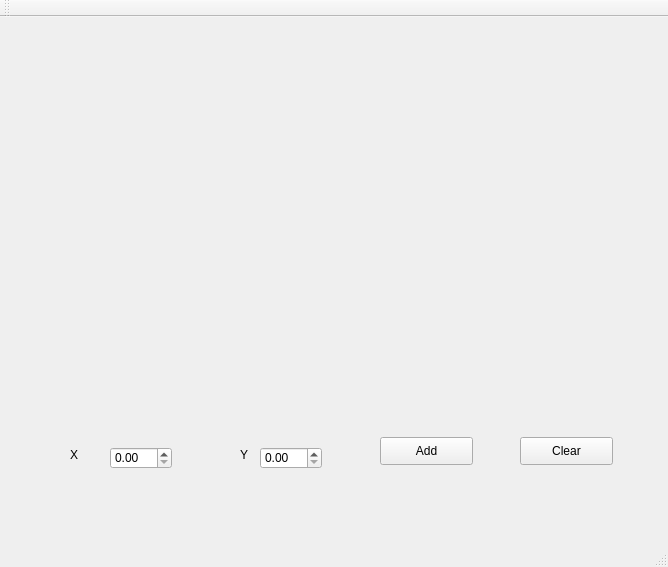
<?xml version="1.0" encoding="UTF-8"?>
<ui version="4.0">
 <class>MainWindow</class>
 <widget class="QMainWindow" name="MainWindow">
  <property name="geometry">
   <rect>
    <x>0</x>
    <y>0</y>
    <width>668</width>
    <height>567</height>
   </rect>
  </property>
  <property name="windowTitle">
   <string>MainWindow</string>
  </property>
  <widget class="QWidget" name="centralWidget">
   <widget class="QCustomPlot" name="plot" native="true">
    <property name="geometry">
     <rect>
      <x>40</x>
      <y>40</y>
      <width>591</width>
      <height>281</height>
     </rect>
    </property>
   </widget>
   <widget class="QLabel" name="label">
    <property name="geometry">
     <rect>
      <x>70</x>
      <y>430</y>
      <width>55</width>
      <height>16</height>
     </rect>
    </property>
    <property name="text">
     <string>X</string>
    </property>
   </widget>
   <widget class="QLabel" name="label_2">
    <property name="geometry">
     <rect>
      <x>240</x>
      <y>430</y>
      <width>55</width>
      <height>16</height>
     </rect>
    </property>
    <property name="text">
     <string>Y</string>
    </property>
   </widget>
   <widget class="QDoubleSpinBox" name="bx_x">
    <property name="geometry">
     <rect>
      <x>110</x>
      <y>430</y>
      <width>62</width>
      <height>22</height>
     </rect>
    </property>
   </widget>
   <widget class="QDoubleSpinBox" name="bx_y">
    <property name="geometry">
     <rect>
      <x>260</x>
      <y>430</y>
      <width>62</width>
      <height>22</height>
     </rect>
    </property>
   </widget>
   <widget class="QPushButton" name="btn_add">
    <property name="geometry">
     <rect>
      <x>380</x>
      <y>420</y>
      <width>93</width>
      <height>28</height>
     </rect>
    </property>
    <property name="text">
     <string>Add</string>
    </property>
   </widget>
   <widget class="QPushButton" name="btn_clear">
    <property name="geometry">
     <rect>
      <x>520</x>
      <y>420</y>
      <width>93</width>
      <height>28</height>
     </rect>
    </property>
    <property name="text">
     <string>Clear</string>
    </property>
   </widget>
  </widget>
  <widget class="QMenuBar" name="menuBar">
   <property name="geometry">
    <rect>
     <x>0</x>
     <y>0</y>
     <width>668</width>
     <height>26</height>
    </rect>
   </property>
  </widget>
  <widget class="QToolBar" name="mainToolBar">
   <attribute name="toolBarArea">
    <enum>TopToolBarArea</enum>
   </attribute>
   <attribute name="toolBarBreak">
    <bool>false</bool>
   </attribute>
  </widget>
  <widget class="QStatusBar" name="statusBar"/>
 </widget>
 <layoutdefault spacing="6" margin="11"/>
 <customwidgets>
  <customwidget>
   <class>QCustomPlot</class>
   <extends>QWidget</extends>
   <header>qcustomplot.h</header>
   <container>1</container>
  </customwidget>
 </customwidgets>
 <resources/>
 <connections/>
</ui>
